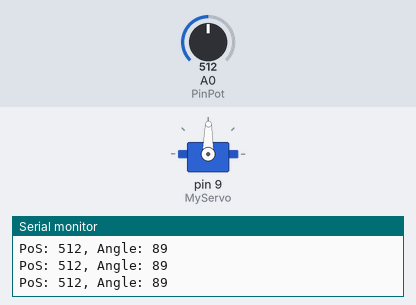
Recording of a sketch running on a simulated Arduino Uno, built with avr-gcc and run on an emulated ATmega328P. On the bench: servo, the last lines printed to the serial monitor. The inputs (shaded band) are chosen by the test bench; at power-on: A0 (PinPot) = 512.

Above: at 1.3 s.
1.4 s: A0 (PinPot) set to 716
At 2.6 s:
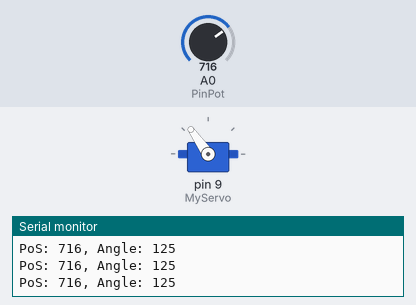
3.0 s: A0 (PinPot) set to 900
At 3.8 s:
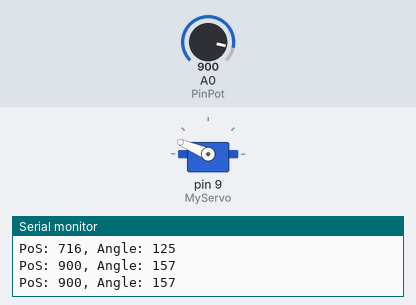
4.5 s: A0 (PinPot) set to 1023
At 5.0 s:
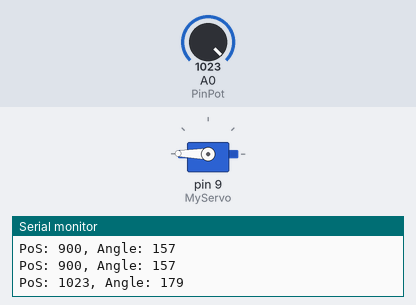
6.0 s: A0 (PinPot) set to 306
At 7.2 s:
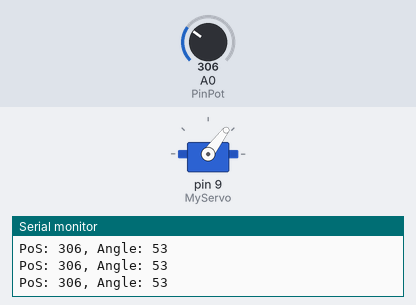
7.5 s: A0 (PinPot) set to 122
At 8.7 s:
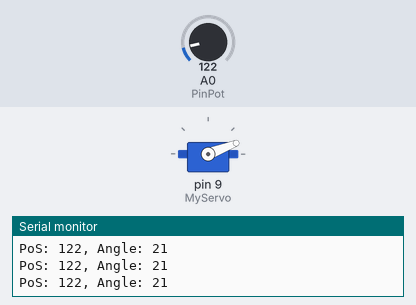
9.0 s: A0 (PinPot) set to 511
At 9.9 s:
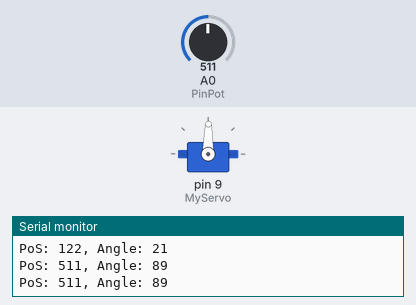
Timing chart, 0 to 11.5 s (numbered marks = the images above; inputs shaded):
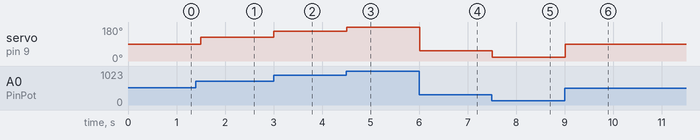

The sketch:

servo.ino
```cpp
#include <Servo.h>// Importing the Servo lybrary
Servo MyServo;//Variable refering to the servo lybrary. It has all the function that the lybrary has.
int const PinPot = A0;//Connecting the potentiometer to an analog and creating the properly constant
int ValuePot;//Creating variable
int Angle;//Creating variable

void setup() {

 MyServo.attach(9);//Relating the servo to the pin 9
 Serial.begin(9600);//Initialting the serial port

}

void loop() {

 ValuePot = analogRead(PinPot);//Reading PinPot
 Angle = map(ValuePot,0,1023,0,179);//Changing the scale values
 Serial.print("PoS: ");//Showing the previous on the serial monitor
 Serial.print(ValuePot);
 Serial.print(", Angle: ");
 Serial.println(Angle);

 MyServo.write(Angle);
 delay(500);

}
```

Measured:
- after the input at 1.4 s, servo on pin 9 (MyServo): 89° → 125° after 0.10 s
- after the input at 3.0 s, servo on pin 9 (MyServo): 125° → 157° at once
- after the input at 4.5 s, servo on pin 9 (MyServo): 157° → 179° at once
- after the input at 6.0 s, servo on pin 9 (MyServo): 179° → 53° at once
- after the input at 7.5 s, servo on pin 9 (MyServo): 53° → 21° at once
- after the input at 9.0 s, servo on pin 9 (MyServo): 21° → 89° at once
